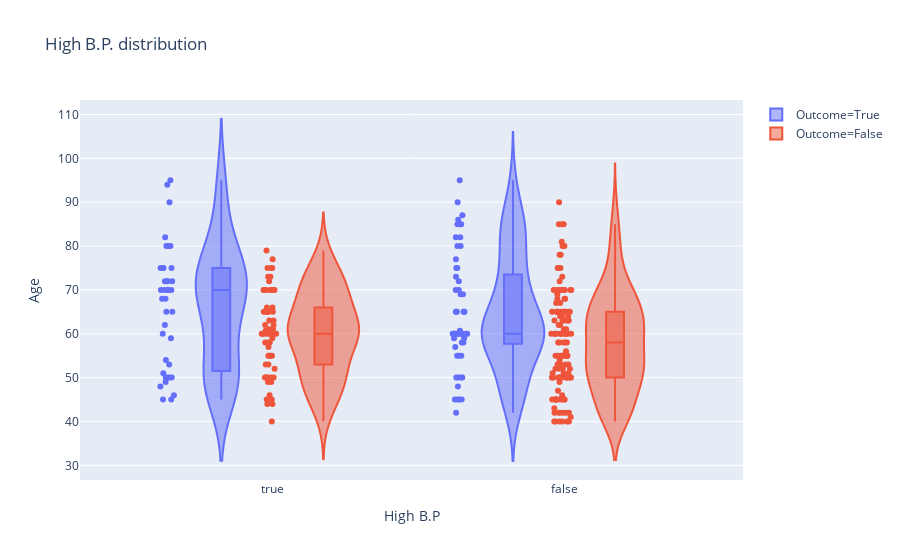

The notebook cell saved with this chart:
### Markdown cell above
# What is age distribution of High B.P and Non High B.P patients considering their survival?

### Code cell
fig=px.violin(df,x=df['High B.P'],y=df['Age'],color='Outcome',points='all',box=True,title='High B.P. distribution')
fig.show()

### Figure 1 — Plotly figure (JSON) as saved in the notebook; plotly's stock layout.template omitted (floating-point values rounded to 4 significant figures; data arrays with more than 128 entries replaced by an {"elided": "..."} marker saying what was removed)
{"data": [{"box": {"visible": true}, "hovertemplate": "Outcome=True<br>High B.P=%{x}<br>Age=%{y}", "showlegend": true, "legendgroup": "Outcome=True", "name": "Outcome=True", "yaxis": "y", "x0": " ", "y": [75, 55, 65, 50, 65, 90, 75, 60, 65, 80, 75, 62, 45, 50, 82, 87, 45, 70, 48, 65, 68, 75, 80, 95, 70, 58, 82, 94, 85, 50, 65, 69, 90, 82, 60, 70, 50, 70, 60, 50, 51, 60, 80, 57, 68, 53, 60, 70, 60, 95, 49, 72, 45, 50, 45, 60, 42, 72, 70, 65, 85, 69, 60, 60, 59, 60, 72, 85, 70, 86, 60, 46, 80, 72, 75, 72, 50, 45, 80, 59, 59, 65, 75, 58, 60.67, 50, 60, 45, 77, 48, 54, 73, 60, 55, 65, 55], "hoverlabel": {"namelength": 0}, "points": "all", "offsetgroup": "Outcome=True", "xaxis": "x", "y0": " ", "marker": {"color": "#636efa"}, "x": [true, false, false, false, false, true, false, false, false, true, true, true, false, true, false, false, false, true, false, true, true, true, false, true, true, false, false, true, false, true, true, false, false, true, false, true, true, true, false, false, true, true, true, false, true, true, false, true, false, false, true, true, true, true, false, false, false, false, false, false, false, false, false, false, true, false, true, false, false, false, false, true, false, true, false, true, false, false, true, false, false, false, true, false, false, false, false, true, false, true, true, false, false, false, false, false], "alignmentgroup": "True", "type": "violin", "scalegroup": "True", "orientation": "v"}, {"box": {"visible": true}, "hovertemplate": "Outcome=False<br>High B.P=%{x}<br>Age=%{y}", "showlegend": true, "legendgroup": "Outcome=False", "name": "Outcome=False", "yaxis": "y", "x0": " ", "y": {"elided": "203 float values"}, "hoverlabel": {"namelength": 0}, "points": "all", "offsetgroup": "Outcome=False", "xaxis": "x", "y0": " ", "marker": {"color": "#EF553B"}, "x": {"elided": "203 bool values"}, "alignmentgroup": "True", "type": "violin", "scalegroup": "True", "orientation": "v"}], "layout": {"violinmode": "group", "yaxis": {"domain": [0, 1], "anchor": "x", "title": {"text": "Age"}}, "title": {"text": "High B.P. distribution"}, "xaxis": {"domain": [0, 1], "anchor": "y", "title": {"text": "High B.P"}}, "legend": {"tracegroupgap": 0}}}
